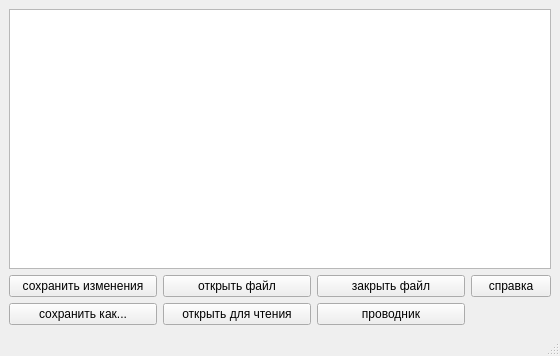
<?xml version="1.0" encoding="UTF-8"?>
<ui version="4.0">
 <class>textEditor</class>
 <widget class="QMainWindow" name="textEditor">
  <property name="geometry">
   <rect>
    <x>0</x>
    <y>0</y>
    <width>560</width>
    <height>356</height>
   </rect>
  </property>
  <property name="windowTitle">
   <string notr="true">Simple Text Editor</string>
  </property>
  <widget class="QWidget" name="centralwidget">
   <layout class="QVBoxLayout" name="verticalLayout">
    <item>
     <widget class="QPlainTextEdit" name="plainTextEdit"/>
    </item>
    <item>
     <layout class="QGridLayout" name="gridLayout">
      <item row="2" column="1">
       <widget class="QPushButton" name="pushButton_open_read_only">
        <property name="text">
         <string>открыть для чтения</string>
        </property>
       </widget>
      </item>
      <item row="0" column="0">
       <widget class="QPushButton" name="pushButton_quickeSave">
        <property name="text">
         <string>сохранить изменения</string>
        </property>
       </widget>
      </item>
      <item row="0" column="2">
       <widget class="QPushButton" name="pushButton_close">
        <property name="text">
         <string>закрыть файл</string>
        </property>
       </widget>
      </item>
      <item row="0" column="3">
       <widget class="QPushButton" name="pushButton_help">
        <property name="sizePolicy">
         <sizepolicy hsizetype="Fixed" vsizetype="Fixed">
          <horstretch>0</horstretch>
          <verstretch>0</verstretch>
         </sizepolicy>
        </property>
        <property name="layoutDirection">
         <enum>Qt::RightToLeft</enum>
        </property>
        <property name="text">
         <string>справка</string>
        </property>
       </widget>
      </item>
      <item row="2" column="0">
       <widget class="QPushButton" name="pushButton_save">
        <property name="text">
         <string>сохранить как...</string>
        </property>
       </widget>
      </item>
      <item row="0" column="1">
       <widget class="QPushButton" name="pushButton_open">
        <property name="text">
         <string>открыть файл</string>
        </property>
       </widget>
      </item>
      <item row="2" column="2">
       <widget class="QPushButton" name="openFiler">
        <property name="text">
         <string>проводник</string>
        </property>
       </widget>
      </item>
     </layout>
    </item>
   </layout>
  </widget>
  <widget class="QMenuBar" name="menubar">
   <property name="geometry">
    <rect>
     <x>0</x>
     <y>0</y>
     <width>560</width>
     <height>21</height>
    </rect>
   </property>
  </widget>
  <widget class="QStatusBar" name="statusbar"/>
 </widget>
 <resources/>
 <connections/>
</ui>
